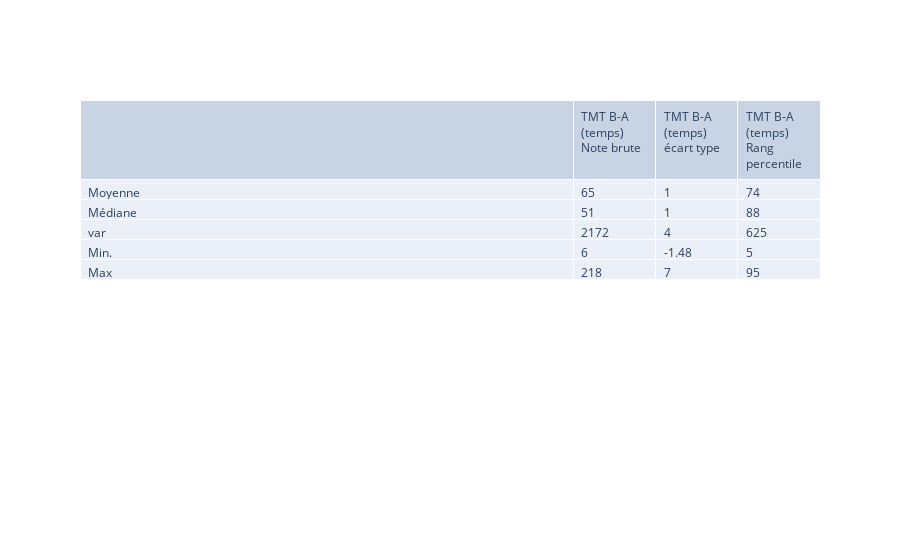

Notebook code cell kept with this figure:
### Code cell
display(HTML('<h4>6. TMT B-A (temps)</h4>'))

suff = "TMT B-A (temps) "
cat = ["Note brute", "écart type", "Rang percentile"]
df_tmtb_e=df_tmt[df_tmt[suff+"Note brute"].notna()]
myarr = [['Moyenne', 'Médiane', 'var', 'Min.', 'Max']]
columns = [""]

for i in cat:
    mystr = suff+i
    avg = round(df_tmtb_e[mystr].mean())
    med = round(df_tmtb_e[mystr].median())
    var = round(df_tmtb_e[mystr].var())
    vmin = df_tmtb_e[mystr].min()
    vmax = df_tmtb_e[mystr].max()
    myarr.append([avg, med, var, vmin, vmax])
    columns.append(mystr)


tmt_A =  go.Table(
                columnwidth = [30,5],
                header=dict(values=list(columns),
                align='left'),
                cells=dict(values= myarr,align='left'))
fig = go.Figure(data=tmt_A)
fig.show()
display(HTML('<p> Nombre de patients sans score (non comptabilisés, basé sur le champ "Note brute") : '+str(len(df_tmt[df_tmt[suff+"Note brute"].isna()])+len(df_tmt[df_tmt[suff+"Note brute"]==0]))+'/'+str(len(df_tmt))+'</p>'))

### Figure 1 — Plotly figure (JSON) as saved in the notebook; plotly's stock layout.template omitted (floating-point values rounded to 4 significant figures)
{"data": [{"cells": {"align": "left", "values": [["Moyenne", "Médiane", "var", "Min.", "Max"], [65, 51, 2172, 6, 218], [1, 1, 4, -1.48, 7], [74, 88, 625, 5, 95]]}, "columnwidth": [30, 5], "header": {"align": "left", "values": ["", "TMT B-A (temps) Note brute", "TMT B-A (temps) écart type", "TMT B-A (temps) Rang percentile"]}, "type": "table"}], "layout": {}}
